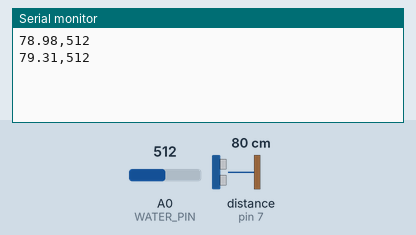
The sketch below on a simulated Arduino Uno, built with avr-gcc and run on an emulated ATmega328P. Shown: the last lines printed to the serial monitor. Wiring (inferred from the names in the program): ultrasonic range finder: trigger pin 8; echo pin 7. The test bench sets the inputs (shaded band); at power-on: distance to the obstacle (sensor on pin 7) 80 cm, A0 (WATER_PIN) = 512. The echo pulse lasts 58.3 µs per cm.

Above: at 1.8 s.
1.9 s: distance to the obstacle (sensor on pin 7) set to 2 cm
At 2.8 s:
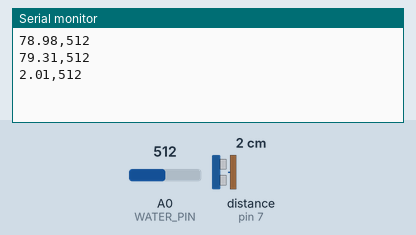
3.4 s: A0 (WATER_PIN) set to 390
At 4.7 s:
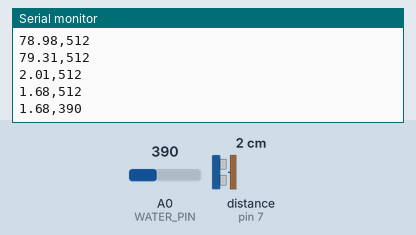
4.9 s: distance to the obstacle (sensor on pin 7) set to 4 cm
At 5.8 s:
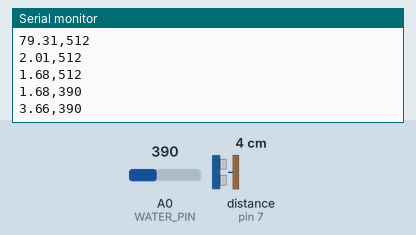
6.4 s: A0 (WATER_PIN) set to 410
At 7.5 s:
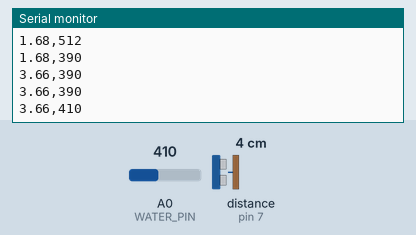
Timing chart, 0 to 8.9 s (numbered marks = the images above; inputs shaded):
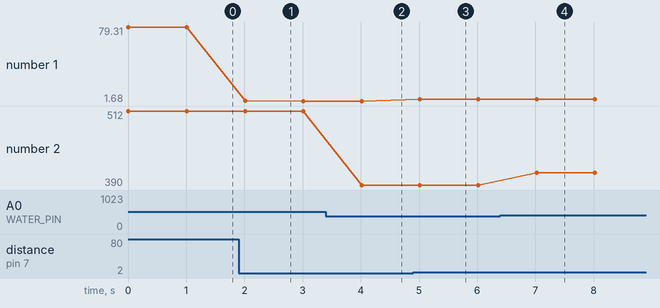

Measured:
- after the input at 1.9 s, the serial monitor: prints a new line after 0.11 s (image 1)
- after the input at 3.4 s, the serial monitor: prints a new line after 0.62 s (image 2)
- after the input at 4.9 s, the serial monitor: prints a new line after 0.12 s (image 3)
- after the input at 6.4 s, the serial monitor: prints a new line after 0.62 s (image 4)
- plotted number 1: 79.31 → 1.68 after the input at 1.9 s, 1.68 → 3.66 after the input at 4.9 s
- plotted number 2: 512 → 390 after the input at 3.4 s, 390 → 410 after the input at 6.4 s

The sketch:

v3.0.ino
```cpp
/*
  DROPS Arduino Code
  Wiring:
  - Ultrasonic: Trig (8), Echo (7)
  - Water Sensor: Signal (A0)
*/

#define WATER_PIN A0
#define TRIG 8
#define ECHO 7

void setup() {
  Serial.begin(9600);
  pinMode(TRIG, OUTPUT);
  pinMode(ECHO, INPUT);
}

void loop() {
  // 1. Read Water Level Sensor (Analog)
  // This gives a value between 0 (dry) and 1023 (wet)
  int waterValue = analogRead(WATER_PIN);

  // 2. Read Ultrasonic Sensor (Distance)
  digitalWrite(TRIG, LOW);
  delayMicroseconds(2);
  digitalWrite(TRIG, HIGH);
  delayMicroseconds(10);
  digitalWrite(TRIG, LOW);

  long duration = pulseIn(ECHO, HIGH, 30000); // 30ms timeout
  float distance = duration * 0.034 / 2.0;

  // 3. Error Handling for Ultrasonic
  // If the sensor reads 0 or out of range, we send a recognizable error value
  if (distance <= 0 || distance > 400) {
    distance = 0.0;
  }

  // 4. SERIAL OUTPUT (Formatted for Python Regex)
  // IMPORTANT: Python expects "Distance, WaterValue"
  // We don't need to send 'raining' (1/0) because the App calculates that!

  Serial.print(distance);    // First number: distance_cm
  Serial.print(",");
  Serial.println(waterValue); // Second number: water_level_raw

  // 1-second delay matches the 800ms-1s polling in Flutter
  delay(1000);
}
```
